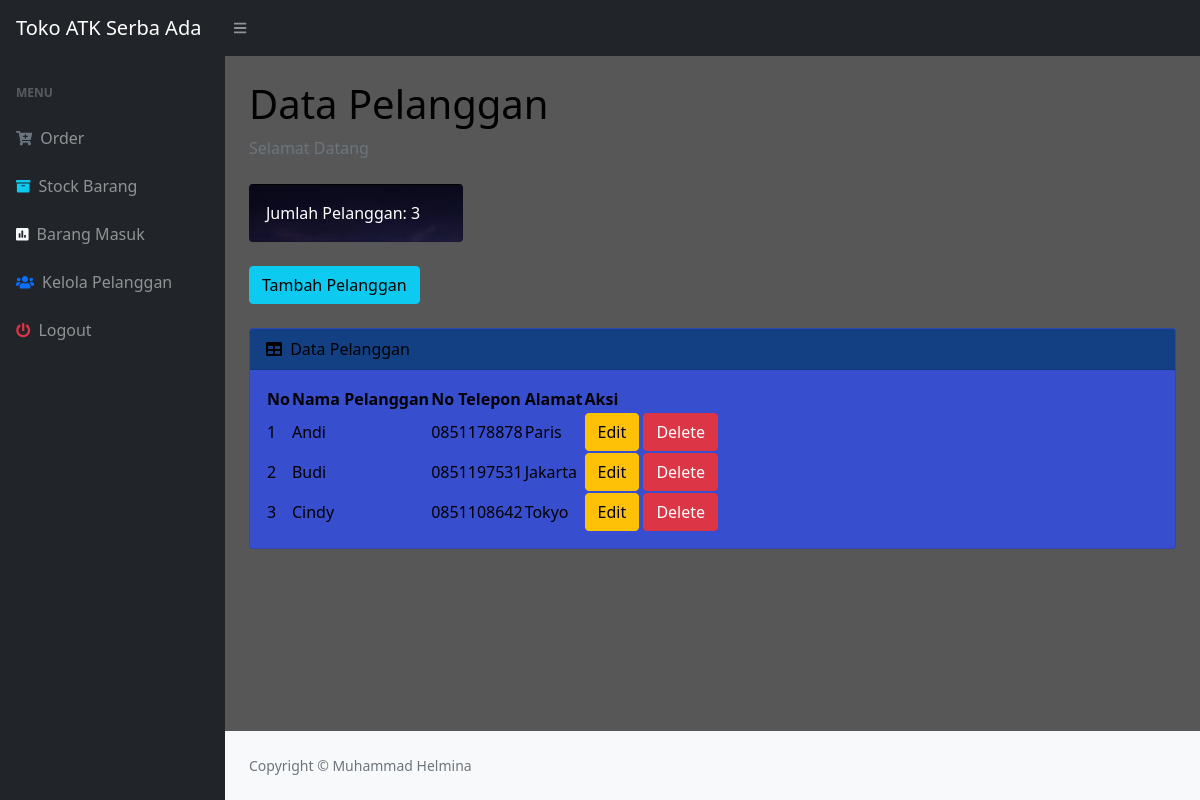
Page /pelanggan.php (signed in) on the committed database.
### tables this page shows
CREATE TABLE `pelanggan` (
  `idpelanggan` int(11) NOT NULL,
  `namapelanggan` varchar(30) NOT NULL,
  `notelp` varchar(15) NOT NULL,
  `alamat` text NOT NULL
);

### pelanggan.php (the view, shortened to what this page needs)
<?php
require 'ceklogin.php';
$h1 = mysqli_query($c, "select * from pelanggan");
$h2 = mysqli_num_rows($h1);
?>
<!DOCTYPE html>
<html lang="en">
<head>
    <link href="https://cdn.jsdelivr.net/npm/simple-datatables@latest/dist/style.css" rel="stylesheet" />
    <link href="css/styles.css" rel="stylesheet" />
</head>
<body class="sb-nav-fixed">
    <nav class="sb-topnav navbar navbar-expand navbar-dark bg-dark">
        <a class="navbar-brand ps-3" href="index.php">Toko ATK Serba Ada</a>
        <button class="btn btn-link btn-sm order-1 order-lg-0 me-4 me-lg-0" id="sidebarToggle" href="#!"><i class="fas fa-bars"></i></button>
    </nav>
    <div id="layoutSidenav">
        <div id="layoutSidenav_nav">
            <nav class="sb-sidenav accordion sb-sidenav-dark" id="sidenavAccordion">
                <div class="sb-sidenav-menu">
                    <div class="nav">
                        <div class="sb-sidenav-menu-heading">Menu</div>
                        <a class="nav-link" href="index.php">
                            <div class="sb-nav-link-icon"><i class="fas fa-cart-plus text-secondary"></i></div>
                            Order
                        </a>
                        <a class="nav-link" href="stock.php">
                            <div class="sb-nav-link-icon"><i class="fa fa-archive text-info"></i></div>
                            Stock Barang
                        </a>
                        <a class="nav-link" href="masuk.php">
                            <div class="sb-nav-link-icon"><i class="fas fa-poll text-light"></i></div>
                            Barang Masuk
                        </a>
                        <a class="nav-link" href="pelanggan.php">
                            <div class="sb-nav-link-icon"><i class="fas fa-users text-primary"></i></div>
                            Kelola Pelanggan
                        </a>
                        <a class="nav-link" href="logout.php">
                            <div class="sb-nav-link-icon"><i class="fas fa-power-off text-danger"></i></div>
                            Logout
                        </a>
                    </div>
            </nav>
        </div>
        <div id="layoutSidenav_content">
            <main>
                <div class="container-fluid px-4">
                    <h1 class="mt-4">Data Pelanggan</h1>
                    <ol class="breadcrumb mb-4">
                        <li class="breadcrumb-item active">Selamat Datang</li>
                    </ol>
                    <div class="row">
                        <div class="col-xl-3 col-md-6">
                            <div class="card bg-primary text-white mb-4">
                                <div class="card-body">Jumlah Pelanggan: <?= $h2; ?></div>
                            </div>
                        </div>
                    </div>
                    <button type="button" class="btn btn-info mb-4" data-bs-toggle="modal" data-bs-target="#myModal">
                        Tambah Pelanggan
                    </button>
                    <div class="card mb-4">
                        <div class="card-header">
                            <i class="fas fa-table me-1"></i>
                            Data Pelanggan
                        </div>
                        <div class="card-body">
                            <table id="datatablesSimple">
                                <thead>
                                    <tr>
                                        <th>No</th>
                                        <th>Nama Pelanggan</th>
                                        <th>No Telepon</th>
                                        <th>Alamat</th>
                                        <th>Aksi</th>
                                    </tr>
                                </thead>
                                <tbody>
                                    <?php
                                    $get = mysqli_query($c, "select * from pelanggan");
                                    $i = 1;
                                    while ($p = mysqli_fetch_array($get)) {
                                        $namapelanggan = $p['namapelanggan'];
                                        $notelp = $p['notelp'];
                                        $alamat = $p['alamat'];
                                        $idpl = $p['idpelanggan'];
                                    ?>
                                        <tr>
                                            <td><?= $i++; ?></td>
                                            <td><?= $namapelanggan; ?></td>
                                            <td><?= $notelp; ?></td>
                                            <td><?= $alamat; ?></td>
                                            <td>
                                                <button type="button" class="btn btn-warning" data-bs-toggle="modal" data-bs-target="#edit<?= $idpl; ?>">
                                                    Edit
                                                </button>
                                                <button type="button" class="btn btn-danger" data-bs-toggle="modal" data-bs-target="#delete<?= $idpl; ?>">
                                                    Delete
                                                </button>
                                            </td>
                                        </tr>
                                    <?php
                                    };
                                    ?>
                                </tbody>
                            </table>
                        </div>
                    </div>
                </div>
            </main>
            <footer class="py-4 bg-light mt-auto">
                <div class="container-fluid px-4">
                    <div class="d-flex align-items-center justify-content-between small">
                        <div class="text-muted">Copyright &copy; Muhammad Helmina</div>
                    </div>
                </div>
            </footer>
        </div>
    </div>
</body>
</html>

### rows in the picture
pelanggan: namapelanggan "Andi", notelp "0851178878", alamat "Paris"
pelanggan: namapelanggan "Budi", notelp "0851197531", alamat "Jakarta"
pelanggan: namapelanggan "Cindy", notelp "0851108642", alamat "Tokyo"

### other values in the picture
$h2 "3"
